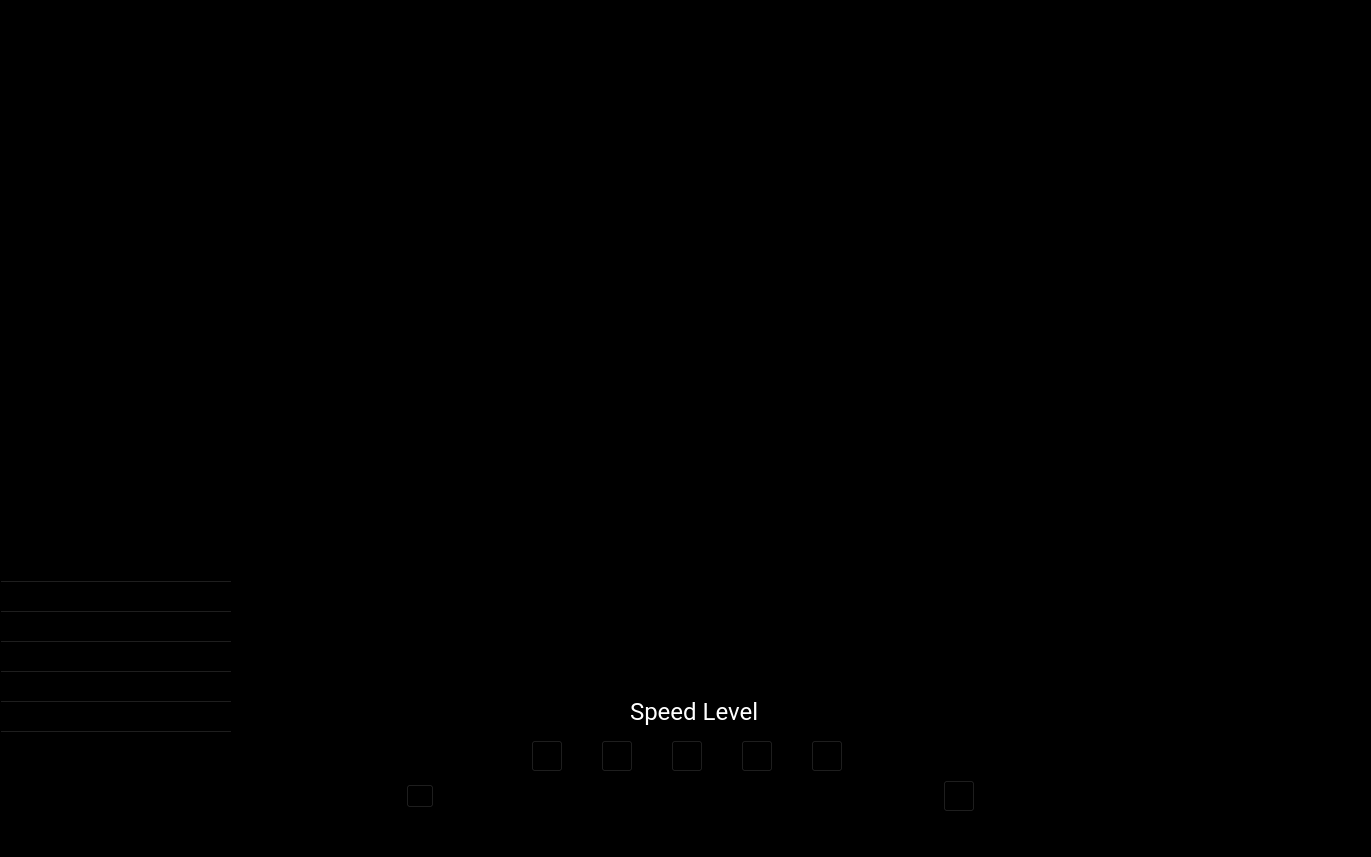
<?xml version="1.0" encoding="UTF-8"?>
<ui version="4.0">
 <class>running_screen</class>
 <widget class="QWidget" name="running_screen">
  <property name="geometry">
   <rect>
    <x>0</x>
    <y>0</y>
    <width>1371</width>
    <height>857</height>
   </rect>
  </property>
  <property name="sizePolicy">
   <sizepolicy hsizetype="Fixed" vsizetype="Fixed">
    <horstretch>0</horstretch>
    <verstretch>0</verstretch>
   </sizepolicy>
  </property>
  <property name="minimumSize">
   <size>
    <width>640</width>
    <height>857</height>
   </size>
  </property>
  <property name="maximumSize">
   <size>
    <width>1371</width>
    <height>857</height>
   </size>
  </property>
  <property name="font">
   <font>
    <pointsize>10</pointsize>
   </font>
  </property>
  <property name="windowTitle">
   <string> Operation</string>
  </property>
  <property name="styleSheet">
   <string notr="true">background-color: rgb(00, 0,0);</string>
  </property>
  <widget class="QLabel" name="label">
   <property name="geometry">
    <rect>
     <x>630</x>
     <y>690</y>
     <width>190</width>
     <height>43</height>
    </rect>
   </property>
   <property name="font">
    <font>
     <family>Roboto</family>
     <pointsize>18</pointsize>
     <weight>50</weight>
     <bold>false</bold>
    </font>
   </property>
   <property name="styleSheet">
    <string notr="true">color: rgb(255, 255, 255);</string>
   </property>
   <property name="text">
    <string>Speed Level</string>
   </property>
  </widget>
  <widget class="QWidget" name="layoutWidget">
   <property name="geometry">
    <rect>
     <x>310</x>
     <y>740</y>
     <width>758</width>
     <height>93</height>
    </rect>
   </property>
   <layout class="QHBoxLayout" name="horizontalLayout">
    <property name="spacing">
     <number>19</number>
    </property>
    <property name="leftMargin">
     <number>202</number>
    </property>
    <property name="rightMargin">
     <number>202</number>
    </property>
    <property name="bottomMargin">
     <number>60</number>
    </property>
    <item>
     <widget class="QPushButton" name="level1">
      <property name="sizePolicy">
       <sizepolicy hsizetype="Fixed" vsizetype="Fixed">
        <horstretch>0</horstretch>
        <verstretch>0</verstretch>
       </sizepolicy>
      </property>
      <property name="minimumSize">
       <size>
        <width>32</width>
        <height>32</height>
       </size>
      </property>
      <property name="maximumSize">
       <size>
        <width>32</width>
        <height>32</height>
       </size>
      </property>
      <property name="focusPolicy">
       <enum>Qt::NoFocus</enum>
      </property>
      <property name="text">
       <string/>
      </property>
      <property name="shortcut">
       <string>1</string>
      </property>
     </widget>
    </item>
    <item>
     <widget class="QPushButton" name="level2">
      <property name="sizePolicy">
       <sizepolicy hsizetype="Fixed" vsizetype="Fixed">
        <horstretch>0</horstretch>
        <verstretch>0</verstretch>
       </sizepolicy>
      </property>
      <property name="minimumSize">
       <size>
        <width>32</width>
        <height>32</height>
       </size>
      </property>
      <property name="maximumSize">
       <size>
        <width>32</width>
        <height>32</height>
       </size>
      </property>
      <property name="focusPolicy">
       <enum>Qt::NoFocus</enum>
      </property>
      <property name="text">
       <string/>
      </property>
      <property name="shortcut">
       <string>2</string>
      </property>
     </widget>
    </item>
    <item>
     <widget class="QPushButton" name="level3">
      <property name="sizePolicy">
       <sizepolicy hsizetype="Fixed" vsizetype="Fixed">
        <horstretch>0</horstretch>
        <verstretch>0</verstretch>
       </sizepolicy>
      </property>
      <property name="minimumSize">
       <size>
        <width>32</width>
        <height>32</height>
       </size>
      </property>
      <property name="maximumSize">
       <size>
        <width>32</width>
        <height>32</height>
       </size>
      </property>
      <property name="focusPolicy">
       <enum>Qt::NoFocus</enum>
      </property>
      <property name="text">
       <string/>
      </property>
      <property name="shortcut">
       <string>3</string>
      </property>
     </widget>
    </item>
    <item>
     <widget class="QPushButton" name="level4">
      <property name="sizePolicy">
       <sizepolicy hsizetype="Fixed" vsizetype="Fixed">
        <horstretch>0</horstretch>
        <verstretch>0</verstretch>
       </sizepolicy>
      </property>
      <property name="minimumSize">
       <size>
        <width>32</width>
        <height>32</height>
       </size>
      </property>
      <property name="maximumSize">
       <size>
        <width>32</width>
        <height>32</height>
       </size>
      </property>
      <property name="focusPolicy">
       <enum>Qt::NoFocus</enum>
      </property>
      <property name="text">
       <string/>
      </property>
      <property name="shortcut">
       <string>4</string>
      </property>
     </widget>
    </item>
    <item>
     <widget class="QPushButton" name="level5">
      <property name="sizePolicy">
       <sizepolicy hsizetype="Fixed" vsizetype="Fixed">
        <horstretch>0</horstretch>
        <verstretch>0</verstretch>
       </sizepolicy>
      </property>
      <property name="minimumSize">
       <size>
        <width>32</width>
        <height>32</height>
       </size>
      </property>
      <property name="maximumSize">
       <size>
        <width>32</width>
        <height>32</height>
       </size>
      </property>
      <property name="focusPolicy">
       <enum>Qt::NoFocus</enum>
      </property>
      <property name="text">
       <string/>
      </property>
      <property name="shortcut">
       <string>5</string>
      </property>
     </widget>
    </item>
   </layout>
  </widget>
  <widget class="QWidget" name="layoutWidget">
   <property name="geometry">
    <rect>
     <x>370</x>
     <y>780</y>
     <width>641</width>
     <height>61</height>
    </rect>
   </property>
   <layout class="QHBoxLayout" name="horizontalLayout_2">
    <property name="leftMargin">
     <number>36</number>
    </property>
    <property name="rightMargin">
     <number>36</number>
    </property>
    <property name="bottomMargin">
     <number>28</number>
    </property>
    <item>
     <widget class="QPushButton" name="btn_back">
      <property name="sizePolicy">
       <sizepolicy hsizetype="Fixed" vsizetype="Fixed">
        <horstretch>0</horstretch>
        <verstretch>0</verstretch>
       </sizepolicy>
      </property>
      <property name="minimumSize">
       <size>
        <width>28</width>
        <height>24</height>
       </size>
      </property>
      <property name="maximumSize">
       <size>
        <width>28</width>
        <height>24</height>
       </size>
      </property>
      <property name="focusPolicy">
       <enum>Qt::NoFocus</enum>
      </property>
      <property name="text">
       <string/>
      </property>
      <property name="shortcut">
       <string>Alt+Left</string>
      </property>
     </widget>
    </item>
    <item>
     <spacer name="horizontalSpacer_3">
      <property name="orientation">
       <enum>Qt::Horizontal</enum>
      </property>
      <property name="sizeHint" stdset="0">
       <size>
        <width>40</width>
        <height>20</height>
       </size>
      </property>
     </spacer>
    </item>
    <item>
     <widget class="QPushButton" name="btn_setting">
      <property name="sizePolicy">
       <sizepolicy hsizetype="Fixed" vsizetype="Fixed">
        <horstretch>0</horstretch>
        <verstretch>0</verstretch>
       </sizepolicy>
      </property>
      <property name="minimumSize">
       <size>
        <width>32</width>
        <height>32</height>
       </size>
      </property>
      <property name="maximumSize">
       <size>
        <width>32</width>
        <height>32</height>
       </size>
      </property>
      <property name="focusPolicy">
       <enum>Qt::NoFocus</enum>
      </property>
      <property name="text">
       <string/>
      </property>
      <property name="shortcut">
       <string>Alt+S</string>
      </property>
     </widget>
    </item>
   </layout>
  </widget>
  <widget class="QLabel" name="label_snapshot">
   <property name="geometry">
    <rect>
     <x>10</x>
     <y>10</y>
     <width>1351</width>
     <height>561</height>
    </rect>
   </property>
   <property name="text">
    <string/>
   </property>
  </widget>
  <widget class="QTableWidget" name="tableWidget">
   <property name="geometry">
    <rect>
     <x>0</x>
     <y>580</y>
     <width>361</width>
     <height>281</height>
    </rect>
   </property>
   <property name="showGrid">
    <bool>false</bool>
   </property>
   <row>
    <property name="text">
     <string>Key</string>
    </property>
   </row>
   <row>
    <property name="text">
     <string>W = Forward</string>
    </property>
   </row>
   <row>
    <property name="text">
     <string>A = Turn left</string>
    </property>
   </row>
   <row>
    <property name="text">
     <string>S = Backward</string>
    </property>
   </row>
   <row>
    <property name="text">
     <string>D = Turn right</string>
    </property>
   </row>
   <row>
    <property name="text">
     <string>P = Autonomous Driving (pose-to-pose)</string>
    </property>
   </row>
  </widget>
 </widget>
 <resources/>
 <connections/>
</ui>
